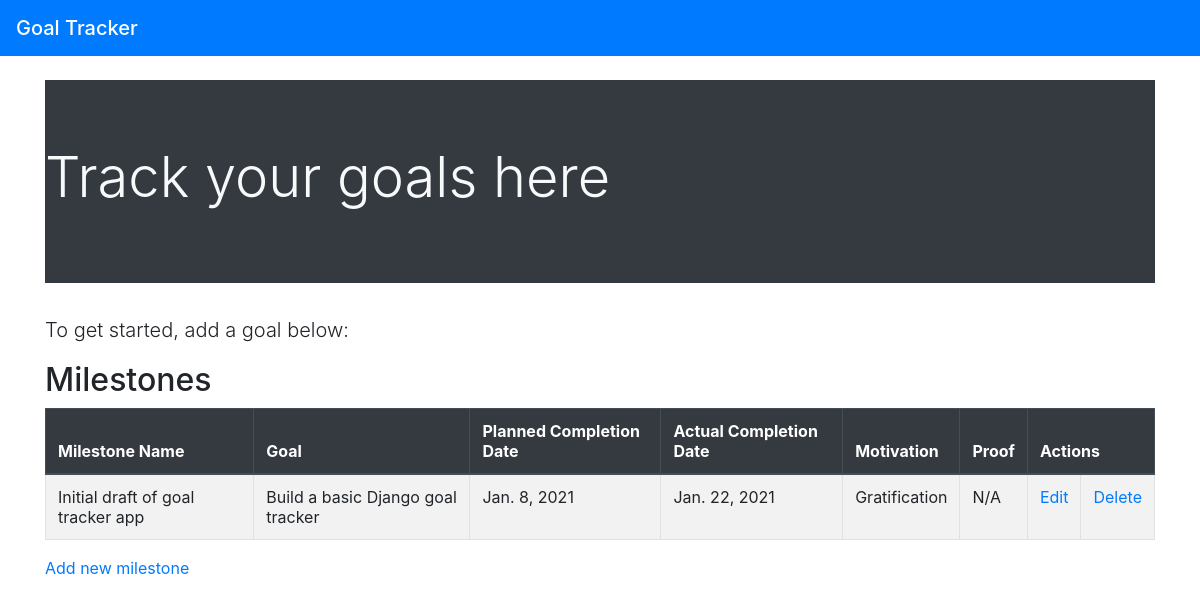
/milestones/ (signed in), run on an earlier commit of the app's database.
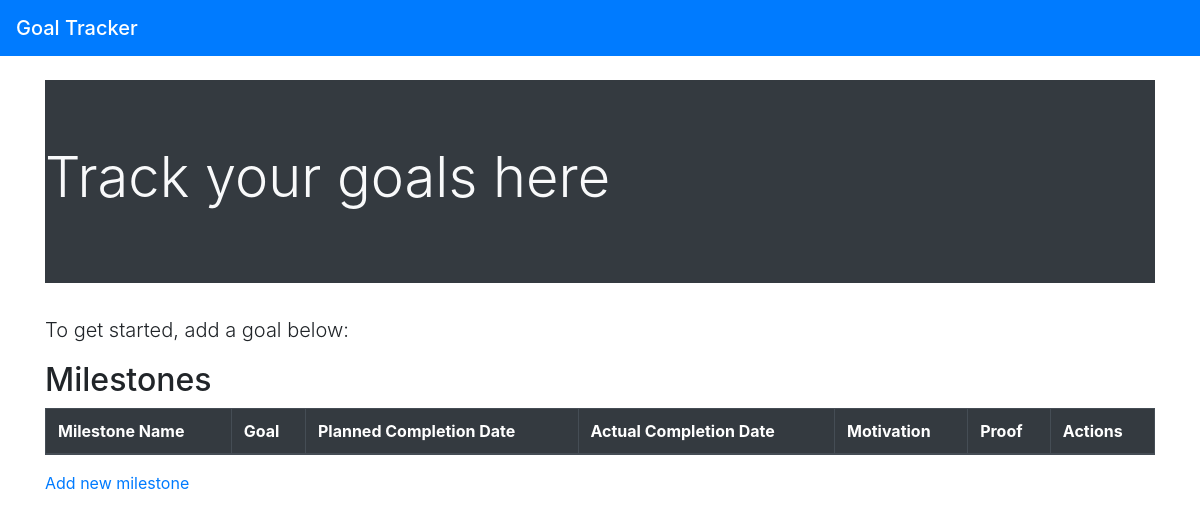
And on a later commit of the database.
### goals/models.py (models this page shows, shortened)
class Milestone(models.Model):
    user = models.ForeignKey(User, on_delete=models.CASCADE)
    name = models.CharField(max_length=50)
    goal = models.ForeignKey('Goal',
        on_delete=models.CASCADE)
    planned_completion_date = models.DateField(blank=True, null=True)
    actual_completion_date = models.DateField(blank=True, null=True)
    reward = models.TextField()
    proof = models.TextField()

class Goal(models.Model):
    user = models.ForeignKey(User, on_delete=models.CASCADE)
    name = models.CharField(max_length=100)
    commitment_date = models.DateField(auto_now_add=True)
    committed_effort = models.CharField(max_length=100)
    planned_completion_date = models.DateField()
    actual_completion_date = models.DateField(blank=True,null=True)
    motivation = models.TextField()
    def __str__(self):
        return self.name

### goals/views.py (the view)
# urls.py: path('milestones/', login_required(MilestoneList.as_view()), name='milestone-list'),
class MilestoneList(ListView):
    model = Milestone
    def get_queryset(self):
        return Milestone.objects.filter(user=self.request.user)

### templates/goals/milestone_list.html
{% extends "base.html" %}
{% block content %}
    <h2>Milestones</h2>
    <table class="table table-striped table-bordered">
    <thead class="thead-dark">
        <th>Milestone Name</th>
        <th>Goal</th>
        <th>Planned Completion Date</th>
        <th>Actual Completion Date</th>
        <th>Motivation</th>
        <th>Proof</th>
        <th colspan=2>Actions</th>
    </thead>
    <tbody>
        {% for milestone in object_list %}
        <tr>
            <td>{{ milestone.name }}</td>
            <td>{{ milestone.goal }}</td>
            <td>{{ milestone.planned_completion_date }} </td>
            <td>{{ milestone.actual_completion_date }}</td>
            <td>{{ milestone.reward }}</td>
            <td>{{ milestone.proof }}</td>
            <td><a href="{% url 'milestone-update' pk=milestone.id %}">Edit</a></td>
            <td><a href="{% url 'milestone-delete' pk=milestone.id %}">Delete</a></td>
        </tr>
        {% endfor %}
    </tbody>
    </table>
    <a href="{% url 'milestone-create' %}">Add new milestone</a>
{% endblock %}

What changed in the data, as far as the page shows it:
removed Milestone: name "Initial draft of goal tracker app", goal "Build a basic Django goal tracker", planned_completion_date "Jan. 8, 2021", actual_completion_date "Jan. 22, 2021", reward "Gratification", proof "N/A"
